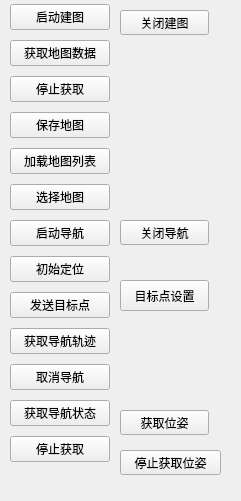
   <widget class="QWidget" name="widget_3" native="true">
    <property name="geometry">
     <rect>
      <x>640</x>
      <y>440</y>
      <width>241</width>
      <height>501</height>
     </rect>
    </property>
    <widget class="QPushButton" name="pushButton_51">
     <property name="geometry">
      <rect>
       <x>120</x>
       <y>10</y>
       <width>89</width>
       <height>25</height>
      </rect>
     </property>
     <property name="text">
      <string>关闭建图</string>
     </property>
    </widget>
    <widget class="QPushButton" name="pushButton_52">
     <property name="geometry">
      <rect>
       <x>120</x>
       <y>220</y>
       <width>89</width>
       <height>25</height>
      </rect>
     </property>
     <property name="text">
      <string>关闭导航</string>
     </property>
    </widget>
    <widget class="QPushButton" name="pushButtonpos">
     <property name="geometry">
      <rect>
       <x>120</x>
       <y>280</y>
       <width>89</width>
       <height>31</height>
      </rect>
     </property>
     <property name="text">
      <string>目标点设置</string>
     </property>
    </widget>
    <widget class="QWidget" name="layoutWidget">
     <property name="geometry">
      <rect>
       <x>10</x>
       <y>0</y>
       <width>100</width>
       <height>477</height>
      </rect>
     </property>
     <layout class="QGridLayout" name="gridLayout_2">
      <item row="0" column="0">
       <widget class="QPushButton" name="pushButton_26">
        <property name="text">
         <string>启动建图</string>
        </property>
       </widget>
      </item>
      <item row="1" column="0">
       <widget class="QPushButton" name="pushButton_27">
        <property name="text">
         <string>获取地图数据</string>
        </property>
       </widget>
      </item>
      <item row="2" column="0">
       <widget class="QPushButton" name="pushButton_39">
        <property name="text">
         <string>停止获取</string>
        </property>
       </widget>
      </item>
      <item row="3" column="0">
       <widget class="QPushButton" name="pushButton_22">
        <property name="text">
         <string>保存地图</string>
        </property>
       </widget>
      </item>
      <item row="4" column="0">
       <widget class="QPushButton" name="pushButton_28">
        <property name="text">
         <string>加载地图列表</string>
        </property>
       </widget>
      </item>
      <item row="5" column="0">
       <widget class="QPushButton" name="pushButton_30">
        <property name="text">
         <string>选择地图</string>
        </property>
       </widget>
      </item>
      <item row="6" column="0">
       <widget class="QPushButton" name="pushButton_29">
        <property name="text">
         <string>启动导航</string>
        </property>
       </widget>
      </item>
      <item row="7" column="0">
       <widget class="QPushButton" name="pushButton_33">
        <property name="text">
         <string>初始定位</string>
        </property>
       </widget>
      </item>
      <item row="8" column="0">
       <widget class="QPushButton" name="pushButton_32">
        <property name="text">
         <string>发送目标点</string>
        </property>
       </widget>
      </item>
      <item row="9" column="0">
       <widget class="QPushButton" name="pushButton_31">
        <property name="text">
         <string>获取导航轨迹</string>
        </property>
       </widget>
      </item>
      <item row="10" column="0">
       <widget class="QPushButton" name="pushButton_40">
        <property name="text">
         <string>取消导航</string>
        </property>
       </widget>
      </item>
      <item row="11" column="0">
       <widget class="QPushButton" name="pushButtonnavst">
        <property name="text">
         <string>获取导航状态</string>
        </property>
       </widget>
      </item>
      <item row="12" column="0">
       <widget class="QPushButton" name="pushButtonnavst_2">
        <property name="text">
         <string>停止获取</string>
        </property>
       </widget>
      </item>
     </layout>
    </widget>
    <widget class="QPushButton" name="pushButtonpos_2">
     <property name="geometry">
      <rect>
       <x>120</x>
       <y>410</y>
       <width>89</width>
       <height>25</height>
      </rect>
     </property>
     <property name="text">
      <string>获取位姿</string>
     </property>
    </widget>
    <widget class="QPushButton" name="pushButtonpos_3">
     <property name="geometry">
      <rect>
       <x>120</x>
       <y>450</y>
       <width>101</width>
       <height>25</height>
      </rect>
     </property>
     <property name="text">
      <string>停止获取位姿</string>
     </property>
    </widget>
   </widget>
